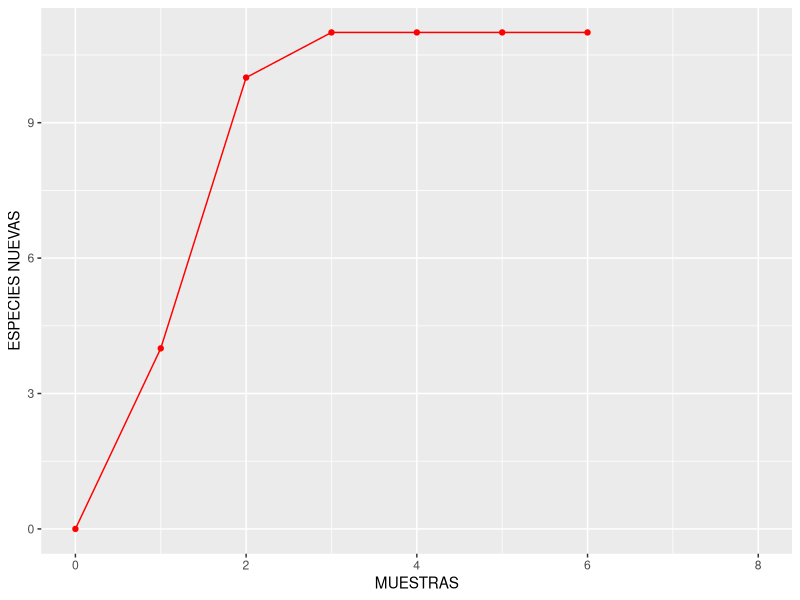
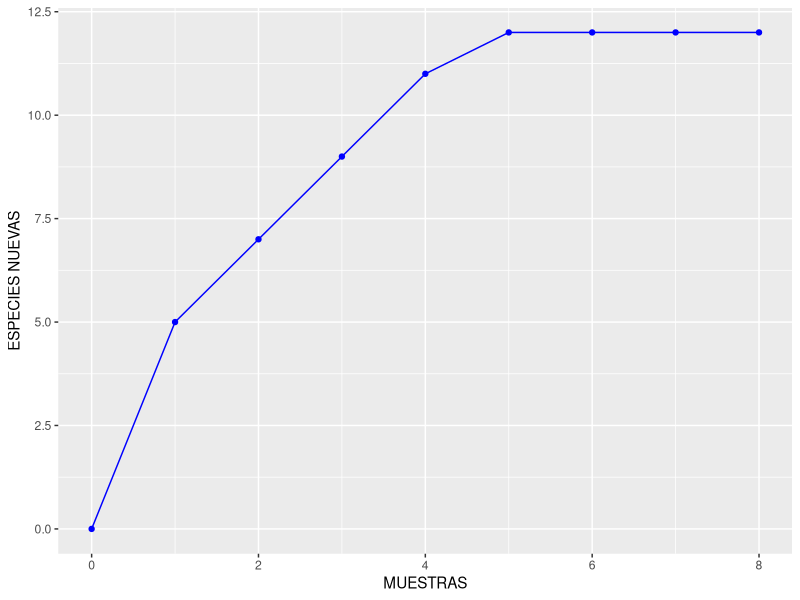
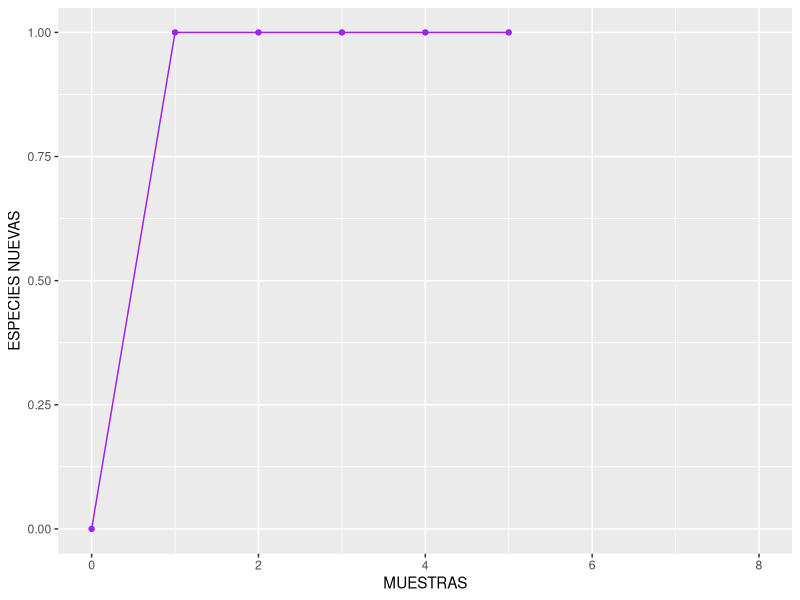
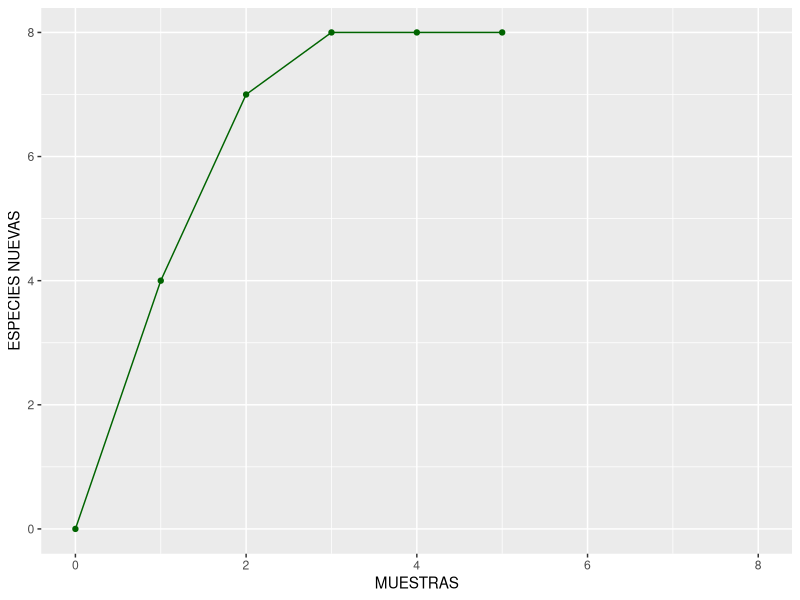
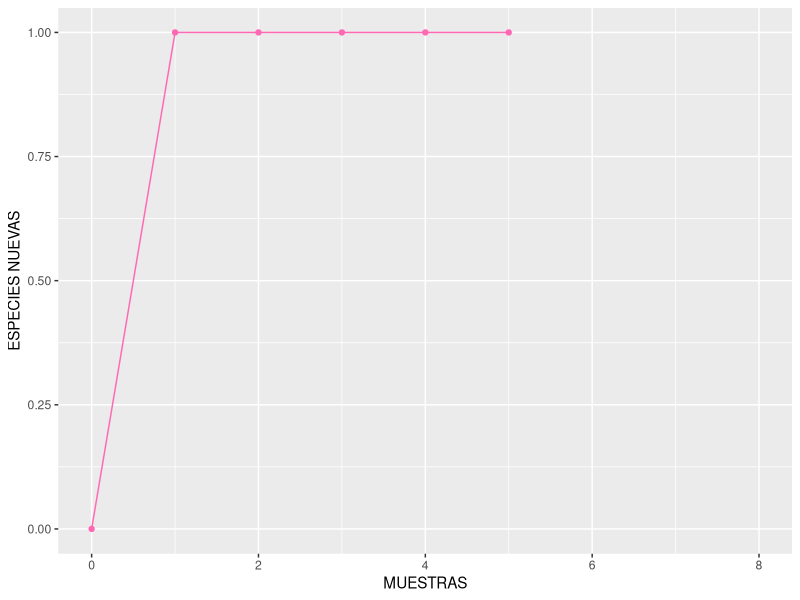
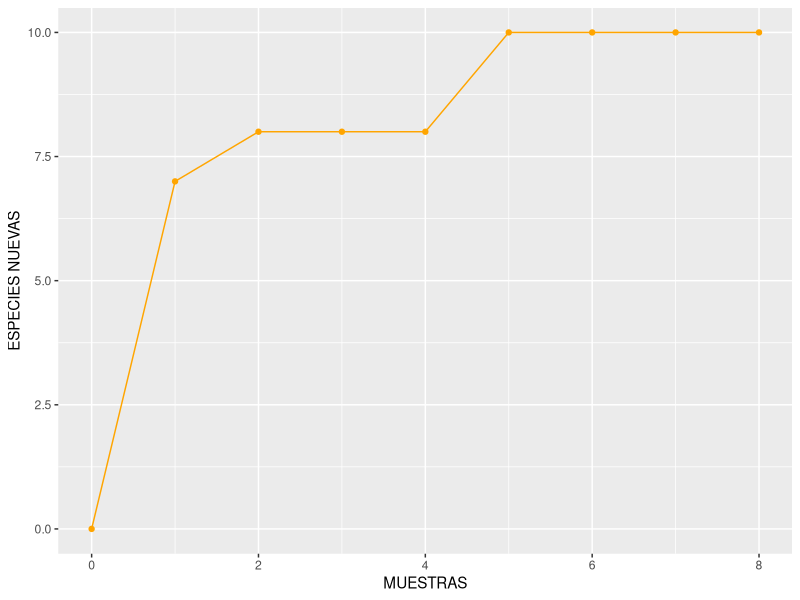
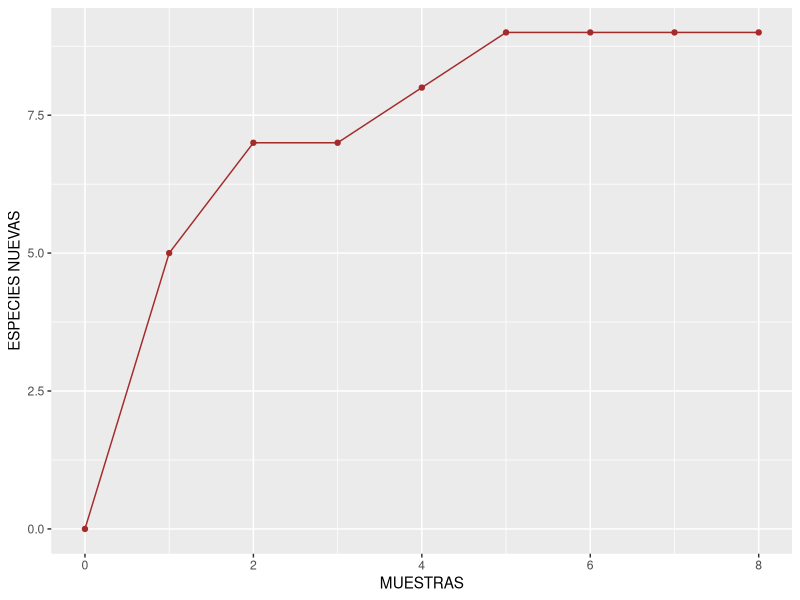
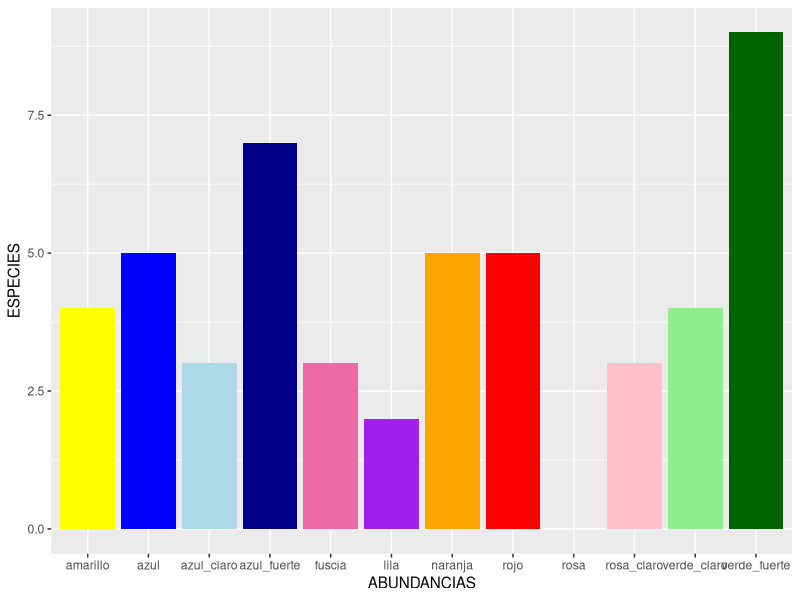

The R script that drew these images, in order:

#### curva de rarefaccion

library(ggplot2)


sumas <- read.csv(file = "datos/sumas.csv")
sumas

#bolsa 1
b1 <- ggplot(sumas, aes( x=muestra, y=bolsa_1))+
  geom_point(color="red") + geom_line(color="red")+
  xlab ("MUESTRAS") + ylab ("ESPECIES NUEVAS")
b1

#bolsa 2
b2 <- ggplot(sumas, aes( x=muestra, y=bolsa_2))+
  geom_point(color="blue") + geom_line(color="blue")+
  xlab ("MUESTRAS") + ylab ("ESPECIES NUEVAS")
b2

#bolsa 3
b3 <- ggplot(sumas, aes( x=muestra, y=bolsa_3))+
  geom_point(color="purple") + geom_line(color="purple")+
  xlab ("MUESTRAS") + ylab ("ESPECIES NUEVAS")
b3

#bolsa 4
b4 <- ggplot(sumas, aes( x=muestra, y=bolsa_4))+
  geom_point(color="darkgreen") + geom_line(color="darkgreen")+
  xlab ("MUESTRAS") + ylab ("ESPECIES NUEVAS")
b4

#bolsa 5
b5 <- ggplot(sumas, aes( x=muestra, y=bolsa_5))+
  geom_point(color="hotpink") + geom_line(color="hotpink")+
  xlab ("MUESTRAS") + ylab ("ESPECIES NUEVAS")
b5

#bolsa 6
b6 <- ggplot(sumas, aes( x=muestra, y=bolsa_6))+
  geom_point(color="orange") + geom_line(color="orange")+
  xlab ("MUESTRAS") + ylab ("ESPECIES NUEVAS")
b6

#bolsa 7
b7 <- ggplot(sumas, aes( x=muestra, y=bolsa_7))+
  geom_point(color="brown") + geom_line(color="brown")+
  xlab ("MUESTRAS") + ylab ("ESPECIES NUEVAS")
b7



## RANK ABUNDANCE

abundance <- read.csv (file = "datos/abundancias.csv")
abundance

library (ggplot2)

#bolsa 1
rank1 <- ggplot(abundance, aes (x=especie, y=bolsa_1))+
  geom_bar (stat = "identity", fill = (c("purple", "pink", "lightblue", "hotpink2",
                                         "yellow", "lightgreen", "red", "orange",
                                         "blue", "darkblue", "darkgreen", "hotpink")))+
  xlab ("ABUNDANCIAS") + ylab ("ESPECIES")
  
rank1

#bolsa 2
rank2 <- ggplot(abundance, aes (x=especie, y=bolsa_2))+
  geom_bar (stat = "identity", fill = (c("purple", "pink", "lightblue", "hotpink2",
                                         "yellow", "lightgreen", "red", "orange",
                                         "blue", "darkblue", "darkgreen", "hotpink")))+
  xlab ("ABUNDANCIAS") + ylab ("ESPECIES")

rank2

#bolsa 3
rank3 <- ggplot(abundance, aes (x=especie, y=bolsa_3))+
  geom_bar (stat = "identity", fill = (c("purple", "pink", "lightblue", "hotpink2",
                                         "yellow", "lightgreen", "red", "orange",
                                         "blue", "darkblue", "darkgreen", "hotpink")))+
  xlab ("ABUNDANCIAS") + ylab ("ESPECIES")

rank3

#bolsa 4
rank4 <- ggplot(abundance, aes (x=especie, y=bolsa_4))+
  geom_bar (stat = "identity", fill = (c("purple", "pink", "lightblue", "hotpink2",
                                         "yellow", "lightgreen", "red", "orange",
                                         "blue", "darkblue", "darkgreen", "hotpink")))+
  xlab ("ABUNDANCIAS") + ylab ("ESPECIES")

rank4

#bolsa 5
rank5 <- ggplot(abundance, aes (x=especie, y=bolsa_5))+
  geom_bar (stat = "identity", fill = (c("purple", "pink", "lightblue", "hotpink2",
                                         "yellow", "lightgreen", "red", "orange",
                                         "blue", "darkblue", "darkgreen", "hotpink")))+
  xlab ("ABUNDANCIAS") + ylab ("ESPECIES")

rank5

#bolsa 6
rank6 <- ggplot(abundance, aes (x=especie, y=bolsa_6))+
  geom_bar (stat = "identity", fill = (c("purple", "pink", "lightblue", "hotpink2",
                                         "yellow", "lightgreen", "red", "orange",
                                         "blue", "darkblue", "darkgreen", "hotpink")))+
  xlab ("ABUNDANCIAS") + ylab ("ESPECIES")

rank6

#bolsa 7
rank7 <- ggplot(abundance, aes (x=especie, y=bolsa_7))+
  geom_bar (stat = "identity", fill = (c("purple", "pink", "lightblue", "hotpink2",
                                         "yellow", "lightgreen", "red", "orange",
                                         "blue", "darkblue", "darkgreen", "hotpink")))+
  xlab ("ABUNDANCIAS") + ylab ("ESPECIES")

rank7



